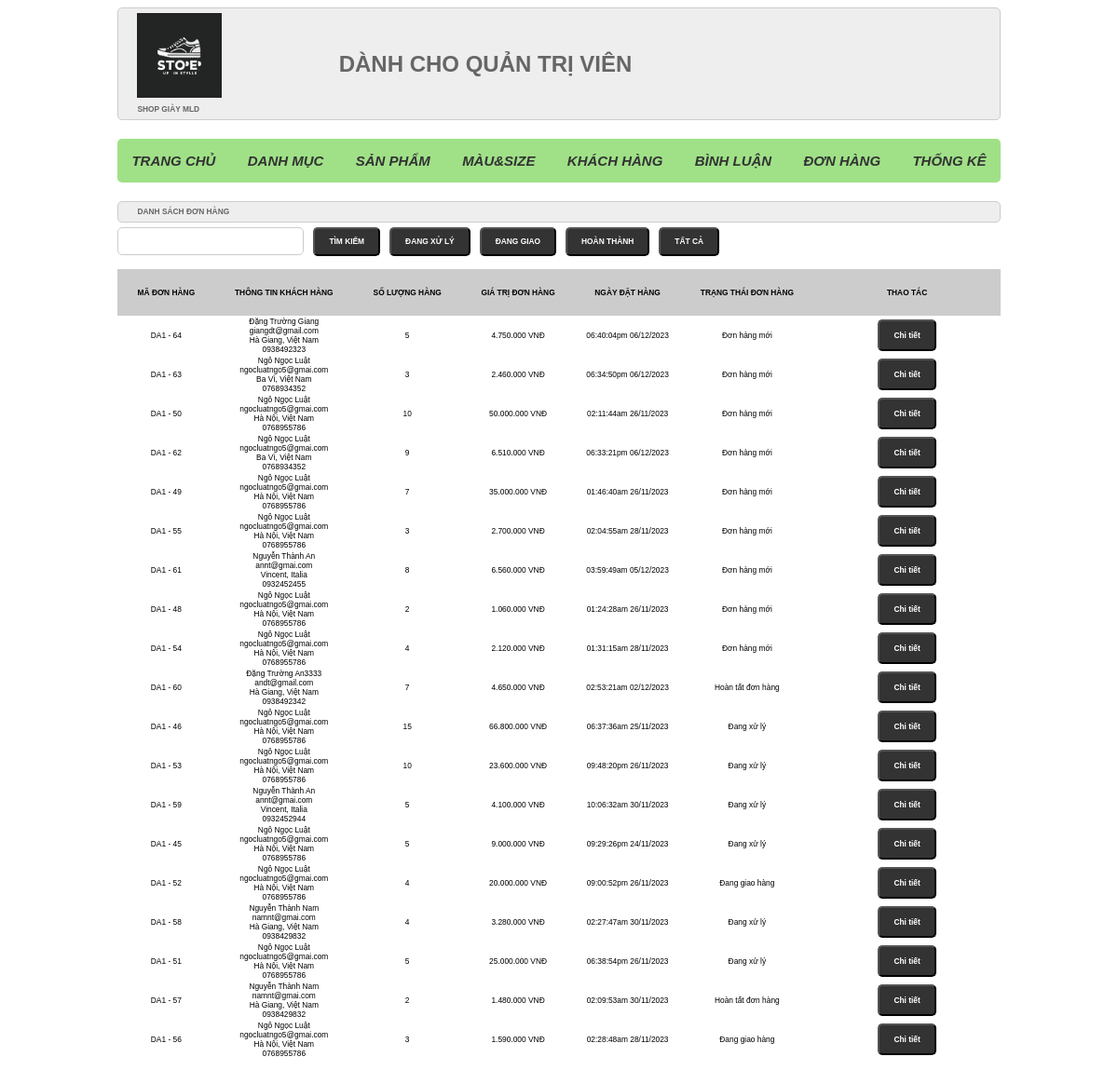
Screenshot of /admin/index.php?act=donhang with the database file from the repository.
### tables this page shows
CREATE TABLE `cart` (
  `id` int(10) NOT NULL,
  `iduser` int(10) NOT NULL,
  `idspbt` int(10) NOT NULL,
  `img` varchar(255) DEFAULT NULL,
  `namepro` varchar(255) DEFAULT NULL,
  `price` int(10) NOT NULL DEFAULT 0,
  `mau` varchar(255) NOT NULL,
  `size` int(11) NOT NULL,
  `soluong` int(3) NOT NULL,
  `thanhtien` int(11) NOT NULL,
  `idbill` int(10) NOT NULL
);

CREATE TABLE `bill` (
  `id` int(11) NOT NULL,
  `iduser` int(10) DEFAULT 0,
  `bill_name` varchar(255) NOT NULL,
  `bill_address` varchar(255) NOT NULL,
  `bill_tel` varchar(50) NOT NULL,
  `bill_email` varchar(255) NOT NULL,
  `bill_pttt` tinyint(1) NOT NULL DEFAULT 0 COMMENT '0.Thanh toán trực tiếp \r\n1.Chuyển khoản\r\n2.Thanh toán online',
  `ngaydathang` varchar(50) DEFAULT NULL,
  `total` int(10) NOT NULL DEFAULT 0,
  `bill_status` tinyint(1) NOT NULL DEFAULT 0 COMMENT '0.Đơn hàng mới\r\n1.Đang xử lý\r\n2.Đang giao hàng\r\n3.Đã giao ',
  `create_at` datetime NOT NULL DEFAULT current_timestamp()
);

### model/pdo.php (called while the page is built, shortened)
<?php
function pdo_get_connection()
{
    $dburl = "mysql:host=localhost;dbname=webbangiaynam;charset=utf8";
    $username = 'root';
    $password = '';
    $conn = new PDO($dburl, $username, $password);
    $conn->setAttribute(PDO::ATTR_ERRMODE, PDO::ERRMODE_EXCEPTION);
    return $conn;
}
function pdo_query($sql)
{
    $sql_args = array_slice(func_get_args(), 1);
    try {
        $conn = pdo_get_connection();
        $stmt = $conn->prepare($sql);
        $stmt->execute($sql_args);
        $rows = $stmt->fetchAll(PDO::FETCH_ASSOC);
        return $rows;
    } catch (PDOException $e) {
        throw $e;
    } finally {
        unset($conn);
    }
}

### model/giohang.php (called while the page is built, shortened)
<?php
    function loadall_bill_admin($status = null) {
        $sql = "SELECT *, bill.id as id, SUM(cart.soluong) AS soluong
                FROM bill
                LEFT JOIN cart ON bill.id = cart.idbill";
        $sql .= " GROUP BY bill.id
                  ORDER BY bill_status=0 DESC";
        $listbill = pdo_query($sql);
        return $listbill;
    }
    function get_ttdh($n) {
        switch($n) {
            case "0":
                $tt = "Đơn hàng mới";
                break;
            case "1":
                $tt = "Đang xử lý";
                break;
            case "2":
                $tt = "Đang giao hàng";
                break;
            case "3";
                $tt = "Hoàn tất đơn hàng";
                break;
        }
        return $tt;
    }
    function format($numberformat) {
        return number_format($numberformat,0,',','.'). ' VNĐ';
    }

### admin/donhang/list.php (the view, shortened to what this page needs)
<div class="row">
            <div class="row frmtitle">
                <h1>DANH SÁCH ĐƠN HÀNG</h1>
            </div>
            <form action="index.php?act=listdonhang" method="post" class="flex_sea">
                <input type="text" name="kyw">
                <input type="submit" name="listok" value="TÌM KIẾM">
                <input type="submit" name="dangxuly" value="ĐANG XỬ LÝ">
                <input type="submit" name="danggiao" value="ĐANG GIAO">
                <input type="submit" name="hoanthanh" value="HOÀN THÀNH">
                <a href="index.php?act=donhang"><input type="button" name="tatca" value="TẤT CẢ"></a>
            </form>
            <div class="row frmcontent">
                <div class="row mb10 frmdsloai">
                    <table>
                        <tr>
                            <th>MÃ ĐƠN HÀNG</th>
                            <th>THÔNG TIN KHÁCH HÀNG</th>
                            <th>SỐ LƯỢNG HÀNG</th>
                            <th>GIÁ TRỊ ĐƠN HÀNG</th>
                            <th>NGÀY ĐẶT HÀNG</th>
                            <th>TRẠNG THÁI ĐƠN HÀNG</th>
                            <th>THAO TÁC</th>
                        </tr>
                        <?php
                        foreach($listbill as $bill){
                            $info = $bill['bill_name'].'<br>'.
                                    $bill['bill_email'].'<br>'.
                                    $bill['bill_address'].'<br>'.
                                    $bill['bill_tel'];
                            $tddh = get_ttdh($bill['bill_status']);
                            $billct="index.php?act=billct&idbill=".$bill['id'];
                        ?>
                            <tr>
                                <td>DA1 - <?=$bill['id']?></td>
                                <td>
                                    <?=$info?>
                                </td>
                                <td><?=$bill['soluong']?></td>
                                <td><?=format($bill['total'])?></td>
                                <td><?=$bill['ngaydathang']?></td>
                                <td><?=$tddh?></td>
                                <td style="width: 200px;">
                                    <?php
                                        if (isset($_POST['dangxuly'])) {
                                            echo '
                                                <form action="index.php?act=updatettbill" method="post">
                                                    <input type="hidden" name="idbill" value="'.$bill['id'].'">
                                                    <input type="submit" name="xacnhangiao" value="XÁC NHẬN GIAO HÀNG">
                                                </form>
                                            ';
                                        } else {
                                            echo '
                                                <a href="'.$billct.'"><input type="button" value="Chi tiết"></a>
                                            ';
                                        }
                                    ?>
                                </td>
                            </tr>
                        <?php
                        }
                        ?>
                    </table>
                </div>
            </div>
        </div>

### assets/css/admin.css (style rules this page uses)
* { box-sizing: border-box; font-family: sans-serif; font-size: 0.7vw; }
.row { float: left; width: 100%; }
.mb10 { margin-bottom: 10px; }
.frmtitle { background-color: #EEE; border: 1px #CCC solid; color: #666; border-radius: 5px; padding: 0px 20px; }
.frmcontent { padding: 20px 0px; }
.frmdsloai table { text-align: center; width: 100%; border-collapse: collapse; }
.frmdsloai table th { padding: 20px; background-color: #ccc; }
input[type="submit" i],[type="reset" i],[type="button" i] { padding: 10px 15px; border-radius: 5px; background-color: #333; font-size: 17px; font-weight: bold; color: #fff; }
input[type="text"], select, textarea { width: 100%; padding: 8px; margin: 5px 0; display: inline-block; border: 1px solid #ccc; box-sizing: border-box; font-size: 0.7vw; border-radius: 5px; }
input[type="submit"], input[type="reset"], input[type="button"] { padding: 10px 15px; border-radius: 5px; background-color: #333; font-size: 0.7vw; font-weight: bold; color: #fff; }
.flex_sea { padding-top: 10px; width: 100%; height: 30px; display: flex; justify-content: flex-start; align-items: center; }
.flex_sea input[type="text"], .flex_sea select { width: 200px; height: 30px; margin-right: 10px; }
.flex_sea input[type="submit"], .flex_sea input[type="button"] { margin-right: 10px; text-align: center; padding: 8px 15px; height: 31px; }

### rows the page displays
cart: idbill "64", idbill.bill_name "Đặng Trường Giang", idbill.bill_email "giangdt@gmail.com", idbill.bill_address "Hà Giang, Việt Nam", idbill.bill_tel "0938492323", soluong "5", idbill.total "4.750.000 VNĐ", idbill.ngaydathang "06:40:04pm 06/12/2023", idbill.bill_status "Đơn hàng mới"
cart: idbill "63", idbill.bill_name "Ngô Ngọc Luật", idbill.bill_email "ngocluatngo5@gmai.com", idbill.bill_address "Ba Vì, Việt Nam", idbill.bill_tel "0768934352", soluong "3", idbill.total "2.460.000 VNĐ", idbill.ngaydathang "06:34:50pm 06/12/2023", idbill.bill_status "Đơn hàng mới"
cart: idbill "50", idbill.bill_name "Ngô Ngọc Luật", idbill.bill_email "ngocluatngo5@gmai.com", idbill.bill_address "Hà Nội, Việt Nam", idbill.bill_tel "0768955786", soluong "10", idbill.total "50.000.000 VNĐ", idbill.ngaydathang "02:11:44am 26/11/2023", idbill.bill_status "Đơn hàng mới"
cart: idbill "62", idbill.bill_name "Ngô Ngọc Luật", idbill.bill_email "ngocluatngo5@gmai.com", idbill.bill_address "Ba Vì, Việt Nam", idbill.bill_tel "0768934352", soluong "9", idbill.total "6.510.000 VNĐ", idbill.ngaydathang "06:33:21pm 06/12/2023", idbill.bill_status "Đơn hàng mới"
cart: idbill "49", idbill.bill_name "Ngô Ngọc Luật", idbill.bill_email "ngocluatngo5@gmai.com", idbill.bill_address "Hà Nội, Việt Nam", idbill.bill_tel "0768955786", soluong "7", idbill.total "35.000.000 VNĐ", idbill.ngaydathang "01:46:40am 26/11/2023", idbill.bill_status "Đơn hàng mới"
cart: idbill "55", idbill.bill_name "Ngô Ngọc Luật", idbill.bill_email "ngocluatngo5@gmai.com", idbill.bill_address "Hà Nội, Việt Nam", idbill.bill_tel "0768955786", soluong "3", idbill.total "2.700.000 VNĐ", idbill.ngaydathang "02:04:55am 28/11/2023", idbill.bill_status "Đơn hàng mới"
cart: idbill "61", idbill.bill_name "Nguyễn Thành An", idbill.bill_email "annt@gmai.com", idbill.bill_address "Vincent, Italia", idbill.bill_tel "0932452455", soluong "8", idbill.total "6.560.000 VNĐ", idbill.ngaydathang "03:59:49am 05/12/2023", idbill.bill_status "Đơn hàng mới"
cart: idbill "48", idbill.bill_name "Ngô Ngọc Luật", idbill.bill_email "ngocluatngo5@gmai.com", idbill.bill_address "Hà Nội, Việt Nam", idbill.bill_tel "0768955786", soluong "2", idbill.total "1.060.000 VNĐ", idbill.ngaydathang "01:24:28am 26/11/2023", idbill.bill_status "Đơn hàng mới"
cart: idbill "54", idbill.bill_name "Ngô Ngọc Luật", idbill.bill_email "ngocluatngo5@gmai.com", idbill.bill_address "Hà Nội, Việt Nam", idbill.bill_tel "0768955786", soluong "4", idbill.total "2.120.000 VNĐ", idbill.ngaydathang "01:31:15am 28/11/2023", idbill.bill_status "Đơn hàng mới"
cart: idbill "60", idbill.bill_name "Đặng Trường An3333", idbill.bill_email "andt@gmail.com", idbill.bill_address "Hà Giang, Việt Nam", idbill.bill_tel "0938492342", soluong "7", idbill.total "4.650.000 VNĐ", idbill.ngaydathang "02:53:21am 02/12/2023", idbill.bill_status "Hoàn tất đơn hàng"
cart: idbill "46", idbill.bill_name "Ngô Ngọc Luật", idbill.bill_email "ngocluatngo5@gmai.com", idbill.bill_address "Hà Nội, Việt Nam", idbill.bill_tel "0768955786", soluong "15", idbill.total "66.800.000 VNĐ", idbill.ngaydathang "06:37:36am 25/11/2023", idbill.bill_status "Đang xử lý"
cart: idbill "53", idbill.bill_name "Ngô Ngọc Luật", idbill.bill_email "ngocluatngo5@gmai.com", idbill.bill_address "Hà Nội, Việt Nam", idbill.bill_tel "0768955786", soluong "10", idbill.total "23.600.000 VNĐ", idbill.ngaydathang "09:48:20pm 26/11/2023", idbill.bill_status "Đang xử lý"
cart: idbill "59", idbill.bill_name "Nguyễn Thành An", idbill.bill_email "annt@gmai.com", idbill.bill_address "Vincent, Italia", idbill.bill_tel "0932452944", soluong "5", idbill.total "4.100.000 VNĐ", idbill.ngaydathang "10:06:32am 30/11/2023", idbill.bill_status "Đang xử lý"
cart: idbill "45", idbill.bill_name "Ngô Ngọc Luật", idbill.bill_email "ngocluatngo5@gmai.com", idbill.bill_address "Hà Nội, Việt Nam", idbill.bill_tel "0768955786", soluong "5", idbill.total "9.000.000 VNĐ", idbill.ngaydathang "09:29:26pm 24/11/2023", idbill.bill_status "Đang xử lý"
cart: idbill "52", idbill.bill_name "Ngô Ngọc Luật", idbill.bill_email "ngocluatngo5@gmai.com", idbill.bill_address "Hà Nội, Việt Nam", idbill.bill_tel "0768955786", soluong "4", idbill.total "20.000.000 VNĐ", idbill.ngaydathang "09:00:52pm 26/11/2023", idbill.bill_status "Đang giao hàng"
cart: idbill "58", idbill.bill_name "Nguyễn Thành Nam", idbill.bill_email "namnt@gmai.com", idbill.bill_address "Hà Giang, Việt Nam", idbill.bill_tel "0938429832", soluong "4", idbill.total "3.280.000 VNĐ", idbill.ngaydathang "02:27:47am 30/11/2023", idbill.bill_status "Đang xử lý"
cart: idbill "51", idbill.bill_name "Ngô Ngọc Luật", idbill.bill_email "ngocluatngo5@gmai.com", idbill.bill_address "Hà Nội, Việt Nam", idbill.bill_tel "0768955786", soluong "5", idbill.total "25.000.000 VNĐ", idbill.ngaydathang "06:38:54pm 26/11/2023", idbill.bill_status "Đang xử lý"
cart: idbill "57", idbill.bill_name "Nguyễn Thành Nam", idbill.bill_email "namnt@gmai.com", idbill.bill_address "Hà Giang, Việt Nam", idbill.bill_tel "0938429832", soluong "2", idbill.total "1.480.000 VNĐ", idbill.ngaydathang "02:09:53am 30/11/2023", idbill.bill_status "Hoàn tất đơn hàng"
cart: idbill "56", idbill.bill_name "Ngô Ngọc Luật", idbill.bill_email "ngocluatngo5@gmai.com", idbill.bill_address "Hà Nội, Việt Nam", idbill.bill_tel "0768955786", soluong "3", idbill.total "1.590.000 VNĐ", idbill.ngaydathang "02:28:48am 28/11/2023", idbill.bill_status "Đang giao hàng"
